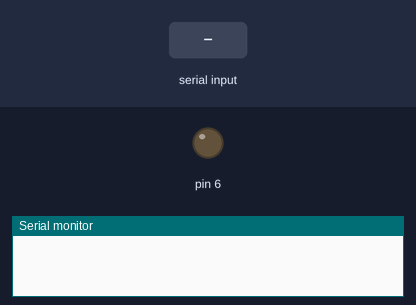
A sketch run on a simulated Arduino Uno, built with avr-gcc and run on an emulated ATmega328P. Shown: output pins drawn as LEDs (lit = HIGH), the last lines printed to the serial monitor. Inputs (shaded band) come from the test bench.

Above: at 1.2 s.
1.3 s: "A" received over the second serial link
At 2.5 s:
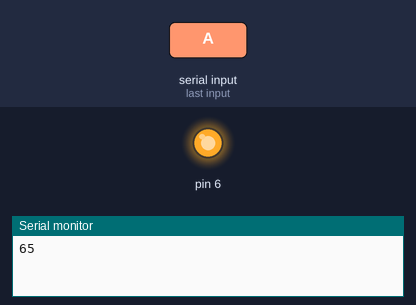
2.8 s: "1" received over the second serial link
At 3.8 s:
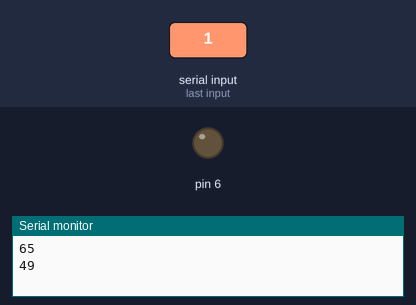
Timing chart, 0 to 5.8 s (numbered marks = the images above; inputs shaded):
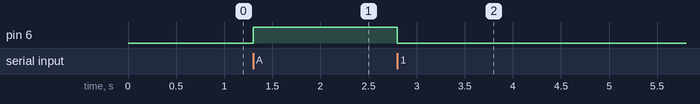

Measured:
- after the input at 1.3 s, pin 6: LOW → HIGH at once
- after the input at 2.8 s, pin 6: HIGH → LOW at once

The sketch:

Smart_Home.ino
```cpp
#include <SoftwareSerial.h>
SoftwareSerial HC05(10, 11);
int x;
void setup() {
  // put your setup code here, to run once:
  pinMode(6, OUTPUT);
  Serial.begin(9600);
  HC05.begin(9600);
}

void loop() {
  // put your main code here, to run repeatedly:
  if (HC05.available())
  {
    x = HC05.read();
    Serial.println(x);
  }
    if (x == 65) // ON
    {
      digitalWrite(6, HIGH);
    }
    else // OFF
    {
      digitalWrite(6, LOW);
    }
}
```
